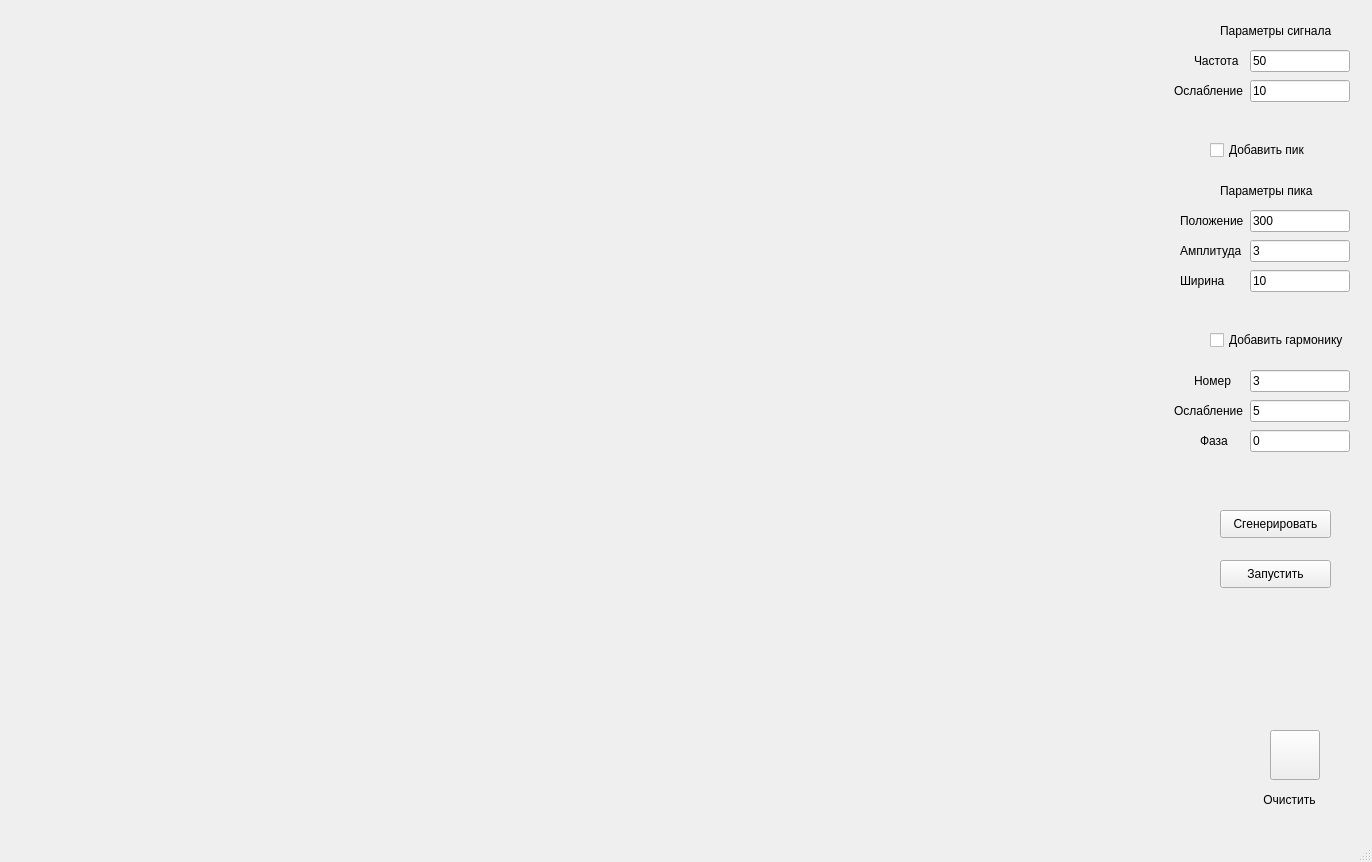
<?xml version="1.0" encoding="UTF-8"?>
<ui version="4.0">
 <class>MainWindow</class>
 <widget class="QMainWindow" name="MainWindow">
  <property name="geometry">
   <rect>
    <x>0</x>
    <y>0</y>
    <width>1372</width>
    <height>862</height>
   </rect>
  </property>
  <property name="windowTitle">
   <string>Epstein signal analysis software</string>
  </property>
  <widget class="QWidget" name="centralwidget">
   <widget class="QPushButton" name="pBtnProcess">
    <property name="geometry">
     <rect>
      <x>1220</x>
      <y>510</y>
      <width>111</width>
      <height>28</height>
     </rect>
    </property>
    <property name="text">
     <string>Сгенерировать</string>
    </property>
   </widget>
   <widget class="QPushButton" name="pBtnClear">
    <property name="geometry">
     <rect>
      <x>1270</x>
      <y>730</y>
      <width>50</width>
      <height>50</height>
     </rect>
    </property>
    <property name="minimumSize">
     <size>
      <width>50</width>
      <height>50</height>
     </size>
    </property>
    <property name="maximumSize">
     <size>
      <width>50</width>
      <height>50</height>
     </size>
    </property>
    <property name="toolTip">
     <string>Стереть график</string>
    </property>
    <property name="toolTipDuration">
     <number>-1</number>
    </property>
    <property name="text">
     <string/>
    </property>
    <property name="icon">
     <iconset>
      <normaloff>../Epstein/btn_erase.svg</normaloff>../Epstein/btn_erase.svg</iconset>
    </property>
    <property name="iconSize">
     <size>
      <width>40</width>
      <height>40</height>
     </size>
    </property>
   </widget>
   <widget class="PlotWidget" name="graphWidget" native="true">
    <property name="geometry">
     <rect>
      <x>30</x>
      <y>20</y>
      <width>571</width>
      <height>351</height>
     </rect>
    </property>
   </widget>
   <widget class="QLabel" name="label_4">
    <property name="geometry">
     <rect>
      <x>1260</x>
      <y>790</y>
      <width>61</width>
      <height>20</height>
     </rect>
    </property>
    <property name="text">
     <string> Очистить</string>
    </property>
   </widget>
   <widget class="PlotWidget" name="graphWidget_2" native="true">
    <property name="geometry">
     <rect>
      <x>30</x>
      <y>390</y>
      <width>571</width>
      <height>351</height>
     </rect>
    </property>
   </widget>
   <widget class="PlotWidget" name="graphWidget_3" native="true">
    <property name="geometry">
     <rect>
      <x>620</x>
      <y>20</y>
      <width>551</width>
      <height>351</height>
     </rect>
    </property>
   </widget>
   <widget class="PlotWidget" name="graphWidget_4" native="true">
    <property name="geometry">
     <rect>
      <x>620</x>
      <y>390</y>
      <width>551</width>
      <height>351</height>
     </rect>
    </property>
   </widget>
   <widget class="QLineEdit" name="sineF">
    <property name="geometry">
     <rect>
      <x>1250</x>
      <y>50</y>
      <width>100</width>
      <height>22</height>
     </rect>
    </property>
    <property name="sizePolicy">
     <sizepolicy hsizetype="Fixed" vsizetype="Fixed">
      <horstretch>0</horstretch>
      <verstretch>0</verstretch>
     </sizepolicy>
    </property>
    <property name="minimumSize">
     <size>
      <width>100</width>
      <height>0</height>
     </size>
    </property>
    <property name="text">
     <string>50</string>
    </property>
   </widget>
   <widget class="QLabel" name="label">
    <property name="geometry">
     <rect>
      <x>1194</x>
      <y>50</y>
      <width>51</width>
      <height>21</height>
     </rect>
    </property>
    <property name="text">
     <string>Частота</string>
    </property>
   </widget>
   <widget class="QLabel" name="label_2">
    <property name="geometry">
     <rect>
      <x>1220</x>
      <y>20</y>
      <width>141</width>
      <height>21</height>
     </rect>
    </property>
    <property name="text">
     <string>Параметры сигнала</string>
    </property>
   </widget>
   <widget class="QLabel" name="label_5">
    <property name="geometry">
     <rect>
      <x>1180</x>
      <y>240</y>
      <width>71</width>
      <height>21</height>
     </rect>
    </property>
    <property name="text">
     <string>Амплитуда</string>
    </property>
   </widget>
   <widget class="QLineEdit" name="peakAmp">
    <property name="geometry">
     <rect>
      <x>1250</x>
      <y>240</y>
      <width>100</width>
      <height>22</height>
     </rect>
    </property>
    <property name="sizePolicy">
     <sizepolicy hsizetype="Fixed" vsizetype="Fixed">
      <horstretch>0</horstretch>
      <verstretch>0</verstretch>
     </sizepolicy>
    </property>
    <property name="minimumSize">
     <size>
      <width>100</width>
      <height>0</height>
     </size>
    </property>
    <property name="text">
     <string>3</string>
    </property>
   </widget>
   <widget class="QLabel" name="label_6">
    <property name="geometry">
     <rect>
      <x>1180</x>
      <y>210</y>
      <width>71</width>
      <height>21</height>
     </rect>
    </property>
    <property name="text">
     <string>Положение</string>
    </property>
   </widget>
   <widget class="QLabel" name="label_7">
    <property name="geometry">
     <rect>
      <x>1220</x>
      <y>180</y>
      <width>141</width>
      <height>21</height>
     </rect>
    </property>
    <property name="text">
     <string>Параметры пика</string>
    </property>
   </widget>
   <widget class="QLineEdit" name="peakPos">
    <property name="geometry">
     <rect>
      <x>1250</x>
      <y>210</y>
      <width>100</width>
      <height>22</height>
     </rect>
    </property>
    <property name="sizePolicy">
     <sizepolicy hsizetype="Fixed" vsizetype="Fixed">
      <horstretch>0</horstretch>
      <verstretch>0</verstretch>
     </sizepolicy>
    </property>
    <property name="minimumSize">
     <size>
      <width>100</width>
      <height>0</height>
     </size>
    </property>
    <property name="text">
     <string>300</string>
    </property>
   </widget>
   <widget class="QCheckBox" name="peak_chBox">
    <property name="geometry">
     <rect>
      <x>1210</x>
      <y>140</y>
      <width>111</width>
      <height>20</height>
     </rect>
    </property>
    <property name="text">
     <string>Добавить пик</string>
    </property>
   </widget>
   <widget class="QLabel" name="label_8">
    <property name="geometry">
     <rect>
      <x>1174</x>
      <y>80</y>
      <width>71</width>
      <height>21</height>
     </rect>
    </property>
    <property name="text">
     <string>Ослабление</string>
    </property>
   </widget>
   <widget class="QLineEdit" name="sineAtt">
    <property name="geometry">
     <rect>
      <x>1250</x>
      <y>80</y>
      <width>100</width>
      <height>22</height>
     </rect>
    </property>
    <property name="sizePolicy">
     <sizepolicy hsizetype="Fixed" vsizetype="Fixed">
      <horstretch>0</horstretch>
      <verstretch>0</verstretch>
     </sizepolicy>
    </property>
    <property name="minimumSize">
     <size>
      <width>100</width>
      <height>0</height>
     </size>
    </property>
    <property name="text">
     <string>10</string>
    </property>
   </widget>
   <widget class="QLabel" name="label_9">
    <property name="geometry">
     <rect>
      <x>1180</x>
      <y>270</y>
      <width>61</width>
      <height>21</height>
     </rect>
    </property>
    <property name="text">
     <string>Ширина</string>
    </property>
   </widget>
   <widget class="QLineEdit" name="peakWidth">
    <property name="geometry">
     <rect>
      <x>1250</x>
      <y>270</y>
      <width>100</width>
      <height>22</height>
     </rect>
    </property>
    <property name="sizePolicy">
     <sizepolicy hsizetype="Fixed" vsizetype="Fixed">
      <horstretch>0</horstretch>
      <verstretch>0</verstretch>
     </sizepolicy>
    </property>
    <property name="minimumSize">
     <size>
      <width>100</width>
      <height>0</height>
     </size>
    </property>
    <property name="text">
     <string>10</string>
    </property>
   </widget>
   <widget class="QCheckBox" name="harm_chBox">
    <property name="geometry">
     <rect>
      <x>1210</x>
      <y>330</y>
      <width>151</width>
      <height>20</height>
     </rect>
    </property>
    <property name="text">
     <string>Добавить гармонику</string>
    </property>
   </widget>
   <widget class="QLineEdit" name="harmNum">
    <property name="geometry">
     <rect>
      <x>1250</x>
      <y>370</y>
      <width>100</width>
      <height>22</height>
     </rect>
    </property>
    <property name="sizePolicy">
     <sizepolicy hsizetype="Fixed" vsizetype="Fixed">
      <horstretch>0</horstretch>
      <verstretch>0</verstretch>
     </sizepolicy>
    </property>
    <property name="minimumSize">
     <size>
      <width>100</width>
      <height>0</height>
     </size>
    </property>
    <property name="text">
     <string>3</string>
    </property>
   </widget>
   <widget class="QLineEdit" name="harmAmp">
    <property name="geometry">
     <rect>
      <x>1250</x>
      <y>400</y>
      <width>100</width>
      <height>22</height>
     </rect>
    </property>
    <property name="sizePolicy">
     <sizepolicy hsizetype="Fixed" vsizetype="Fixed">
      <horstretch>0</horstretch>
      <verstretch>0</verstretch>
     </sizepolicy>
    </property>
    <property name="minimumSize">
     <size>
      <width>100</width>
      <height>0</height>
     </size>
    </property>
    <property name="text">
     <string>5</string>
    </property>
   </widget>
   <widget class="QLabel" name="label_3">
    <property name="geometry">
     <rect>
      <x>1194</x>
      <y>370</y>
      <width>51</width>
      <height>21</height>
     </rect>
    </property>
    <property name="text">
     <string>Номер</string>
    </property>
   </widget>
   <widget class="QLabel" name="label_10">
    <property name="geometry">
     <rect>
      <x>1174</x>
      <y>400</y>
      <width>71</width>
      <height>21</height>
     </rect>
    </property>
    <property name="text">
     <string>Ослабление</string>
    </property>
   </widget>
   <widget class="QLabel" name="label_11">
    <property name="geometry">
     <rect>
      <x>1200</x>
      <y>430</y>
      <width>41</width>
      <height>21</height>
     </rect>
    </property>
    <property name="text">
     <string>Фаза</string>
    </property>
   </widget>
   <widget class="QLineEdit" name="harmPhase">
    <property name="geometry">
     <rect>
      <x>1250</x>
      <y>430</y>
      <width>100</width>
      <height>22</height>
     </rect>
    </property>
    <property name="sizePolicy">
     <sizepolicy hsizetype="Fixed" vsizetype="Fixed">
      <horstretch>0</horstretch>
      <verstretch>0</verstretch>
     </sizepolicy>
    </property>
    <property name="minimumSize">
     <size>
      <width>100</width>
      <height>0</height>
     </size>
    </property>
    <property name="text">
     <string>0</string>
    </property>
   </widget>
   <widget class="QPushButton" name="pBtnProcess_2">
    <property name="geometry">
     <rect>
      <x>1220</x>
      <y>560</y>
      <width>111</width>
      <height>28</height>
     </rect>
    </property>
    <property name="text">
     <string>Запустить</string>
    </property>
   </widget>
  </widget>
  <widget class="QMenuBar" name="menubar">
   <property name="geometry">
    <rect>
     <x>0</x>
     <y>0</y>
     <width>1372</width>
     <height>26</height>
    </rect>
   </property>
  </widget>
  <widget class="QStatusBar" name="statusBar"/>
 </widget>
 <customwidgets>
  <customwidget>
   <class>PlotWidget</class>
   <extends>QWidget</extends>
   <header location="global">pyqtgraph</header>
   <container>1</container>
  </customwidget>
 </customwidgets>
 <resources/>
 <connections/>
</ui>
